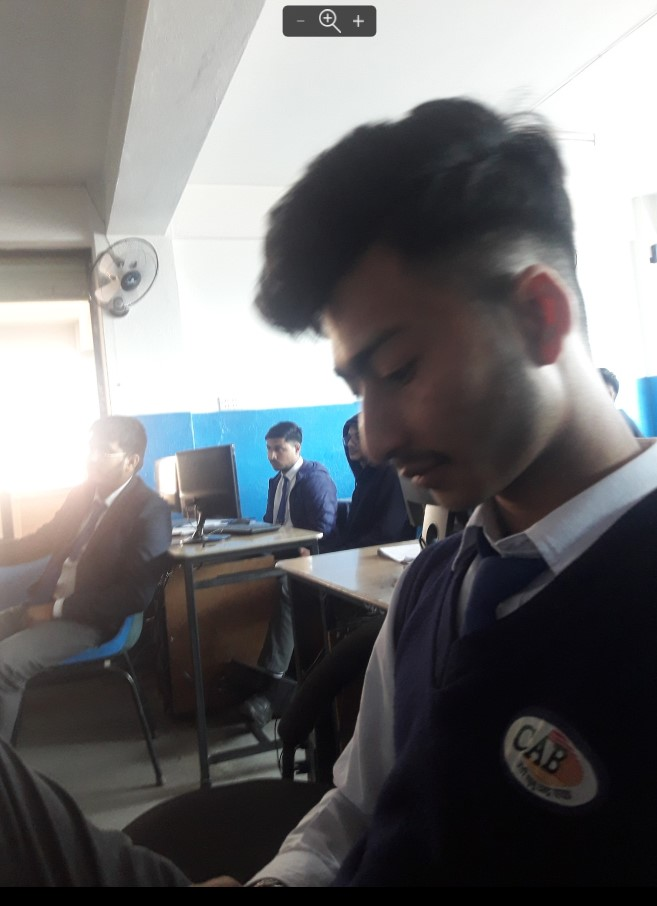
#> input picture subaby.jpg, 657 x 906 px
$ python 8_Histogram_equalization.py
#> lines starting #> are read from the running program, lines starting #| are printed output that depends on the picture
# import Opencv
import cv2

# import Numpy
import numpy as np

# read a image using imread
img = cv2.imread('subaby.jpg', 0)
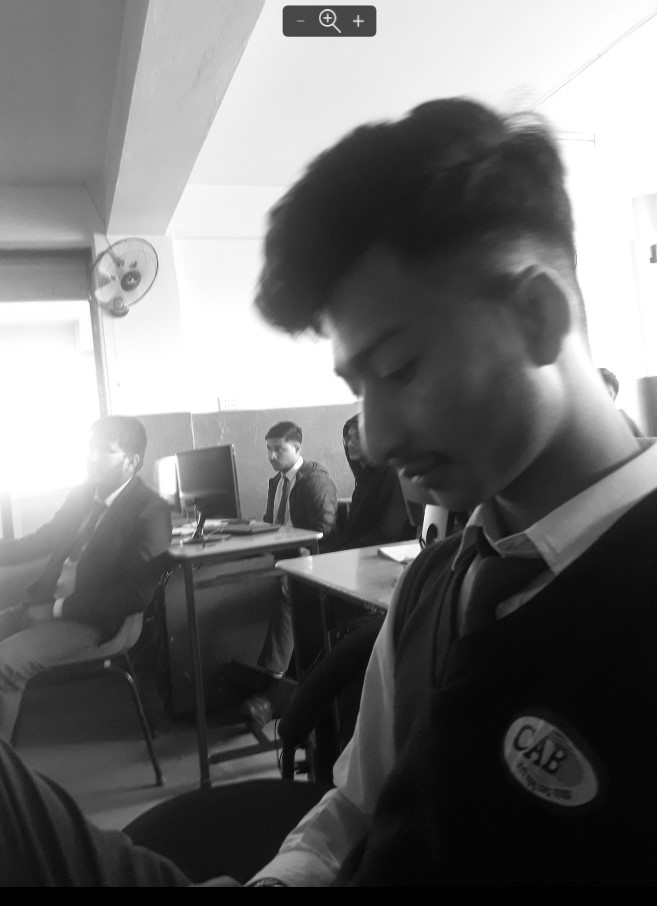
#> img: shape (906, 657); min 0, max 255, mean 110.6
cv2.imshow('input',img)

# creating a Histograms Equalization
# of a image using cv2.equalizeHist()
equ = cv2.equalizeHist(img)
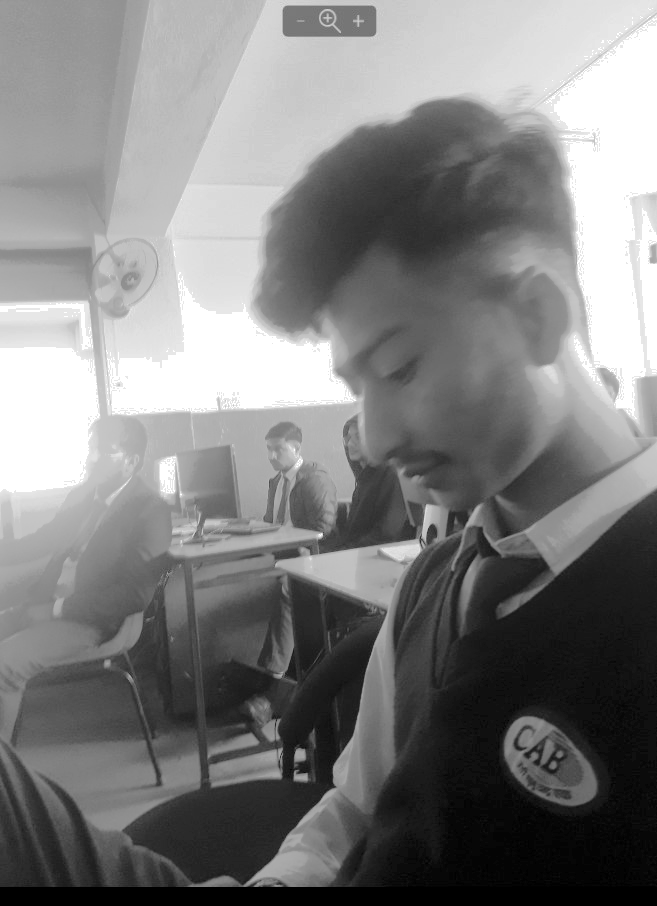
#> equ: shape (906, 657); min 0, max 255, mean 126.6

# stacking images side-by-side
#res = np.hstack((img, equ))

# show image input vs output
cv2.imshow('output',equ)

cv2.waitKey(0)
cv2.destroyAllWindows()
